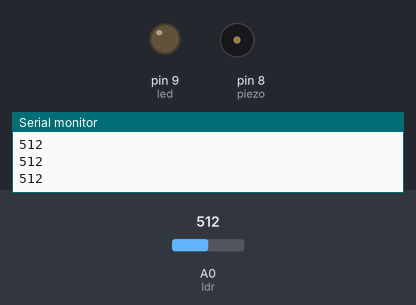
Bench run of a sketch on a simulated Arduino Uno, built with avr-gcc and run on an emulated ATmega328P. Shown: output pins drawn as LEDs (lit = HIGH), buzzer (waves = sounding), the last lines printed to the serial monitor. Dashed ring = blinking. The inputs (shaded band) are chosen by the test bench; at power-on: A0 (ldr) = 512.

Above: at 1.2 s.
1.3 s: A0 (ldr) set to 484
At 1.42 s:
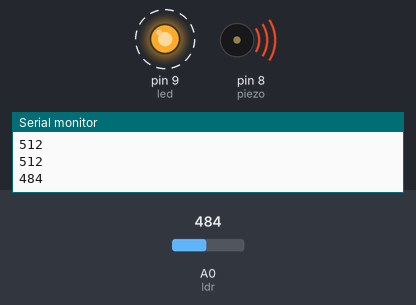
4.3 s: A0 (ldr) set to 510
At 5.0 s:
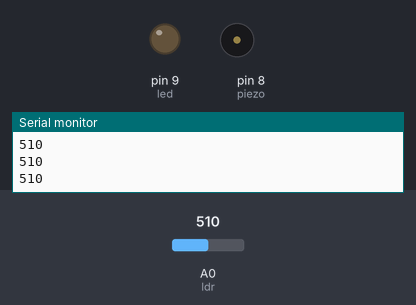
5.8 s: A0 (ldr) set to 490
At 8.7 s:
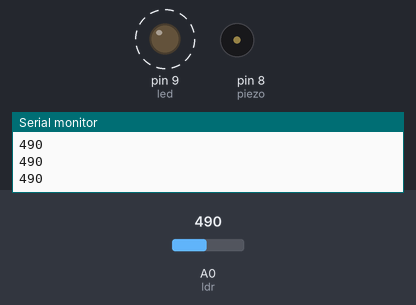
8.8 s: A0 (ldr) set to 511
At 9.4 s:
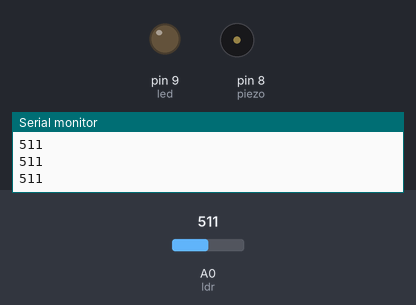
Timing chart, 0 to 11.3 s (numbered marks = the images above; inputs shaded):
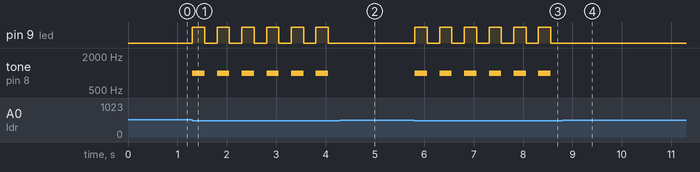

Measured:
- the behaviour switches between 500 and 499 on A0 (ldr) (found by bisection; images 0 and 1)
- after the input at 1.3 s, pin 9 (led): alternates HIGH for 0.25 s and LOW for 0.25 s, starting at once; tone on pin 8 (piezo): alternates 1000 Hz for 0.25 s and silent for 0.25 s, starting at once
- after the input at 4.3 s, pin 9 (led): stops changing and stays LOW; tone on pin 8 (piezo): stops changing and stays silent
- after the input at 5.8 s, pin 9 (led): alternates HIGH for 0.25 s and LOW for 0.25 s, starting at once; tone on pin 8 (piezo): alternates 1000 Hz for 0.25 s and silent for 0.25 s, starting at once
- after the input at 8.8 s, pin 9 (led): stops changing and stays LOW; tone on pin 8 (piezo): stops changing and stays silent

The sketch:

desafio_02.ino
```cpp
// Desafio 2: alarme quando a luminosidade estiver baixa
// LDR entre 5 V e A0; resistor de 10 kOhm entre A0 e GND
// LED no pino 9 e piezo no pino 8

const int ldr = A0;
const int led = 9;
const int piezo = 8;
const int limiar = 500;

void setup() {
  pinMode(led, OUTPUT);
  pinMode(piezo, OUTPUT);
  Serial.begin(9600);
}

void loop() {
  int luminosidade = analogRead(ldr);
  Serial.println(luminosidade);

  if (luminosidade < limiar) {
    digitalWrite(led, HIGH);
    tone(piezo, 1000);
    delay(250);

    digitalWrite(led, LOW);
    noTone(piezo);
    delay(250);
  } else {
    digitalWrite(led, LOW);
    noTone(piezo);
    delay(100);
  }
}
```
